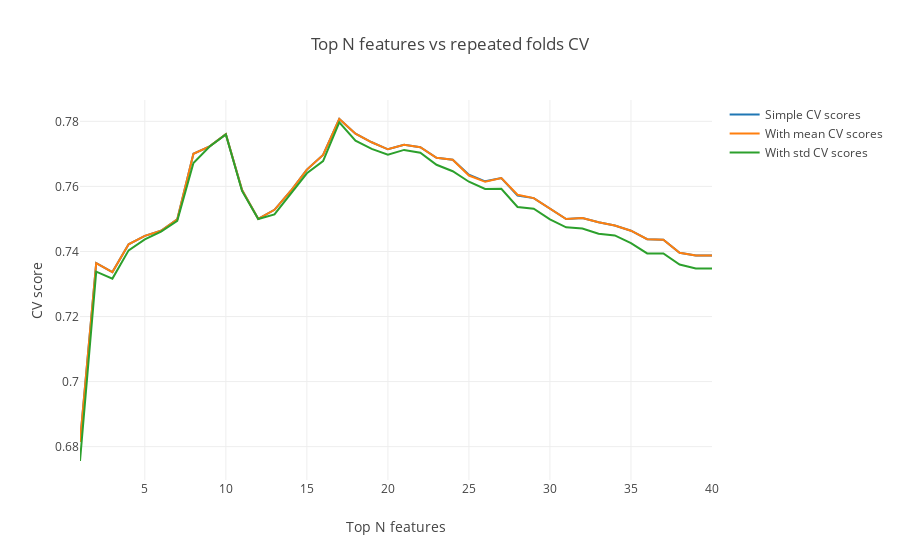

The notebook cell this image was saved under:
### Code cell
data = [go.Scatter(
        x = list(range(1, eli5_weights.shape[0] + 1)),
        y = scores_dict['simple'],
        name = 'Simple CV scores'
    ), go.Scatter(
        x = list(range(1, eli5_weights.shape[0] + 1)),
        y = scores_dict['with_mean'],
        name = 'With mean CV scores'
    ), go.Scatter(
        x = list(range(1, eli5_weights.shape[0] + 1)),
        y = scores_dict['with_std'],
        name = 'With std CV scores'
    )]
layout = go.Layout(dict(title = "Top N features vs repeated folds CV",
                  xaxis = dict(title = 'Top N features'),
                  yaxis = dict(title = 'CV score'),
                  ))
py.iplot(dict(data=data, layout=layout), filename='basic-line')

### Figure 1 — Plotly figure (JSON) as saved in the notebook; plotly's stock layout.template omitted (floating-point values rounded to 4 significant figures)
{"data": [{"name": "Simple CV scores", "type": "scatter", "uid": "68d79d61-5afd-4487-b882-c49e03382760", "x": [1, 2, 3, 4, 5, 6, 7, 8, 9, 10, 11, 12, 13, 14, 15, 16, 17, 18, 19, 20, 21, 22, 23, 24, 25, 26, 27, 28, 29, 30, 31, 32, 33, 34, 35, 36, 37, 38, 39, 40], "y": [0.6814, 0.7364, 0.7337, 0.7422, 0.7448, 0.7464, 0.7498, 0.77, 0.7723, 0.7761, 0.7589, 0.75, 0.7528, 0.7586, 0.7652, 0.7697, 0.7807, 0.7762, 0.7736, 0.7714, 0.7728, 0.7721, 0.7688, 0.7682, 0.7636, 0.7616, 0.7626, 0.7572, 0.7564, 0.7532, 0.75, 0.7503, 0.749, 0.748, 0.7464, 0.7438, 0.7436, 0.7396, 0.7388, 0.7388]}, {"name": "With mean CV scores", "type": "scatter", "uid": "acf0031d-62c2-45bd-9d49-7215dba25079", "x": [1, 2, 3, 4, 5, 6, 7, 8, 9, 10, 11, 12, 13, 14, 15, 16, 17, 18, 19, 20, 21, 22, 23, 24, 25, 26, 27, 28, 29, 30, 31, 32, 33, 34, 35, 36, 37, 38, 39, 40], "y": [0.6814, 0.7364, 0.7337, 0.7422, 0.7448, 0.7464, 0.7498, 0.77, 0.7723, 0.7761, 0.7589, 0.75, 0.7528, 0.7586, 0.7652, 0.7697, 0.7807, 0.7762, 0.7736, 0.7714, 0.7728, 0.7721, 0.7688, 0.7682, 0.7633, 0.7614, 0.7626, 0.7574, 0.7564, 0.7532, 0.75, 0.7503, 0.749, 0.748, 0.7464, 0.7438, 0.7436, 0.7396, 0.7388, 0.7388]}, {"name": "With std CV scores", "type": "scatter", "uid": "c58f4ba3-9276-488a-986a-d93e20ca8d40", "x": [1, 2, 3, 4, 5, 6, 7, 8, 9, 10, 11, 12, 13, 14, 15, 16, 17, 18, 19, 20, 21, 22, 23, 24, 25, 26, 27, 28, 29, 30, 31, 32, 33, 34, 35, 36, 37, 38, 39, 40], "y": [0.6756, 0.7338, 0.7317, 0.7403, 0.7437, 0.7461, 0.7494, 0.7672, 0.7723, 0.776, 0.7586, 0.75, 0.7514, 0.7579, 0.764, 0.7678, 0.7797, 0.774, 0.7715, 0.7698, 0.7712, 0.7704, 0.7667, 0.7647, 0.7614, 0.7592, 0.7592, 0.7537, 0.7531, 0.7499, 0.7474, 0.7471, 0.7455, 0.7449, 0.7426, 0.7394, 0.7394, 0.736, 0.7348, 0.7348]}], "layout": {"title": {"text": "Top N features vs repeated folds CV"}, "xaxis": {"title": {"text": "Top N features"}}, "yaxis": {"title": {"text": "CV score"}}}}
